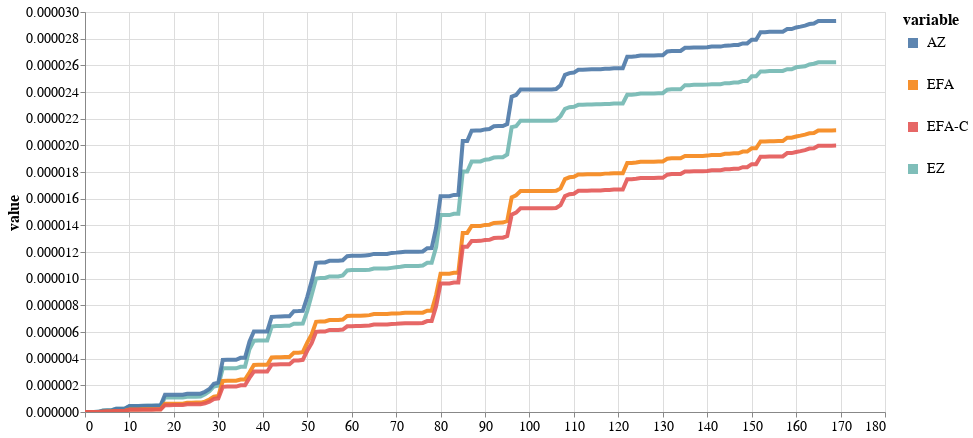

Notebook code for this chart:
### Markdown cell above
### Got 100 people from the Big5 data set

### Code cell
model_evidence = get_model_evidence('log/fabian_real_muthen/20210829_201308_smallbig5_m11/')
bf = pd.DataFrame(model_evidence, columns=['EZ'])
bf['idx'] = np.arange(bf.shape[0])
bf['AZ'] = get_model_evidence('log/fabian_real_muthen/20210829_201302_smallbig5_m6/')

bf['EFA'] = get_model_evidence('log/fabian_real_muthen/20210829_201305_smallbig5_m9/')
bf['EFA-C'] = get_model_evidence('log/fabian_real_muthen/20210829_201450_smallbig5_m10/')
plot_bf(bf, 800, 400)

### Figure 1 — Vega-Lite specification as saved in the notebook (floating-point values rounded to 4 significant figures; data arrays with more than 128 entries replaced by an {"elided": "..."} marker saying what was removed)
{"config": {"view": {"continuousWidth": 400, "continuousHeight": 300}, "axis": {"labelFontSize": 14, "titleFontSize": 16}, "legend": {"labelFontSize": 14, "symbolStrokeWidth": 10, "titleFontSize": 16}}, "data": {"name": "data-b785fed110d7d1c14b6c5f2167646236"}, "mark": {"type": "line", "opacity": 0.9, "strokeWidth": 4}, "encoding": {"color": {"type": "nominal", "field": "variable"}, "x": {"type": "quantitative", "field": "idx", "title": null}, "y": {"type": "quantitative", "field": "value"}}, "height": 400, "selection": {"selector006": {"type": "interval", "bind": "scales", "encodings": ["x", "y"]}}, "width": 800, "$schema": "https://vega.github.io/schema/vega-lite/v4.8.1.json", "datasets": {"data-b785fed110d7d1c14b6c5f2167646236": {"elided": "680 records"}}}
